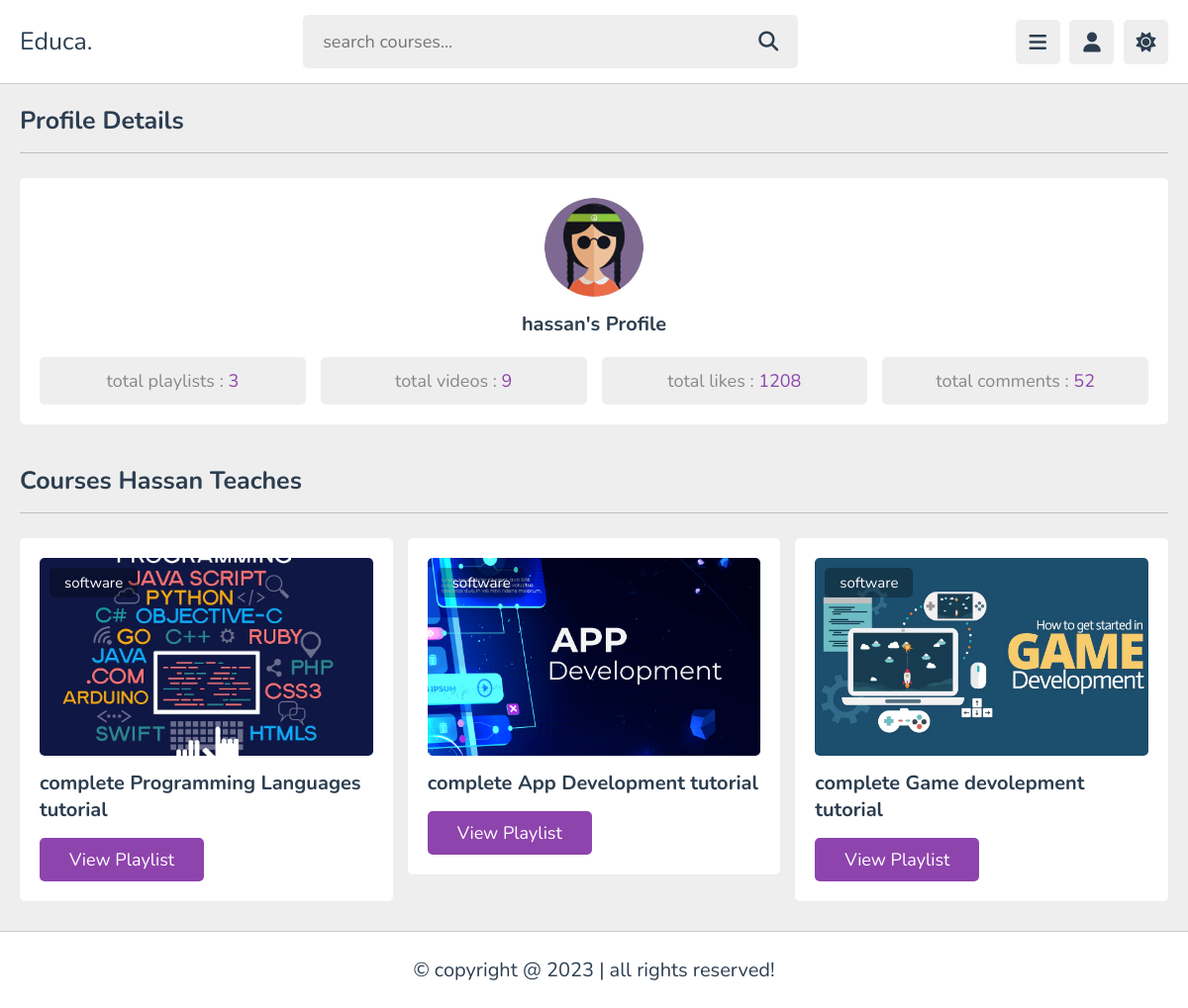
Screenshot of /name_teacher/hassan/ with the database file from the repository.
### appname/models.py (models this page shows, shortened)
class TeacherProfile(models.Model):
    user = models.OneToOneField(CustomUser, on_delete=models.CASCADE)
    def number_topics(self):
        x=0
        x=Topic.objects.filter(teacher=self.user).count()
        return x
    def number_lessons(self):
        x = 0
        for topics in Topic.objects.filter(teacher=self.user)  :
            x+=Lesson.objects.filter(topic=topics).count()
        return x

class Topic(models.Model):
    name = models.CharField(max_length=100)
    catagory = models.ForeignKey(Catagory, on_delete=models.CASCADE)
    teacher = models.ForeignKey(Teacher, on_delete=models.CASCADE)

class Catagory(models.Model):
    name = models.CharField(max_length=100)
    def __str__(self):
        return self.name

### register/models.py (models this page shows)
class CustomUser(AbstractUser):
    class Role(models.TextChoices):
        STUDENT = "STUDENT", "Student"
        TEACHER = "TEACHER", "Teacher"
    role = models.CharField(max_length=50, choices=Role.choices)

### appname/views.py (the view)
# urls.py: path('name_teacher/<str:teacher_name>/', views.name_teacher, name='name_teacher'),
def name_teacher(request, teacher_name='Paul'):
    try:
        teacher_profile = TeacherProfile.objects.get(user__username=teacher_name)
        topics = Topic.objects.filter(teacher=teacher_profile.user)
        context = {
            'teacher_profile': teacher_profile,
            'topics': topics,
        }
        template_name = 'name_teacher'
        return render(request, template_paths[template_name], context)
    except Teacher.DoesNotExist:
        return HttpResponse("Teacher not found")

### appname/templates/name_teacher.html (shortened to what this page needs)
{% load static %}
<!DOCTYPE html>
<html lang="en">
<head>
   <link rel="stylesheet" href="https://cdnjs.cloudflare.com/ajax/libs/font-awesome/6.1.2/css/all.min.css">
   <link rel="stylesheet" href="{% static 'css/style.css' %}">
</head>
<body>
   <header class="header">
      <section class="flex">
         <a href="{% url 'home' %}" class="logo">Educa.</a>
         <form action="" method="post" class="search-form">
            <input type="text" name="search_box" required placeholder="search courses..." maxlength="100">
            <button type="submit" class="fas fa-search"></button>
         </form>
         <div class="icons">
            <div id="menu-btn" class="fas fa-bars"></div>
            <div id="user-btn" class="fas fa-user"></div>
            <div id="toggle-btn" class="fas fa-sun"></div>
         </div>
      </section>
   </header>
   <section class="teacher-profile">
      <h1 class="heading"> profile details</h1>
      <div class="details">
         <div class="tutor">
            <img src="{% static 'images/pic-2.jpg' %}" alt="">
            <h3>{{ teacher_profile.user.username }}'s Profile</h3>
         </div>
         <div class="flex">
            <p>total playlists : <span>{{ teacher_profile.number_topics }}</span></p>
            <p>total videos : <span>{{ teacher_profile.number_lessons }}</span></p>
            <p>total likes : <span>1208</span></p>
            <p>total comments : <span>52</span></p>
         </div>
      </div>
   </section>
   <section class="courses">
      <h1 class="heading">Courses {{ teacher_profile.user.username }} teaches </h1>
      <div class="box-container">
         {% for topic in topics %}
         <div class="box">
            {% with topic_name=topic.name %}
            <div class="thumb">
               <img src="{% static 'images/'|add:topic_name|add:'.png' %}" alt="">
               {% with topic_cat=topic.catagory %}
               <span>{{ topic_cat }}</span>
               {% endwith %}
            </div>
            <h3 class="title">complete {{ topic.name }} tutorial</h3>
            <a href="{% url 'playlist' topic_name %}" class="inline-btn">view playlist</a>
            {% endwith %}
         </div>
         {% endfor %}
      </div>
   </section>
   <footer class="footer">
      &copy; copyright @ 2023 | all rights reserved!
   </footer>
</body>
</html>

### static/css/style.css (style rules this page uses)
:root { --main-color:#8e44ad; --red:#e74c3c; --orange:#f39c12; --light-color:#888; --light-bg:#eee; --black:#2c3e50; --white:#fff; --border:.1rem solid rgba(0,0,0,.2); }
* { font-family: 'Nunito', sans-serif; margin:0; padding:0; box-sizing: border-box; outline: none; border:none; text-decoration: none; }
html { font-size: 62.5%; overflow-x: hidden; }
body { background-color: var(--light-bg); padding-left: 30rem; }
section { padding:2rem; margin: 0 auto; max-width: 1200px; }
.heading { font-size: 2.5rem; color:var(--black); margin-bottom: 2.5rem; border-bottom: var(--border); padding-bottom: 1.5rem; text-transform: capitalize; }
.inline-btn, .inline-option-btn, .inline-delete-btn, .btn, .delete-btn, .option-btn { border-radius: .5rem; color:#fff; font-size: 1.8rem; cursor: pointer; text-transform: capitalize; padding:1rem 3rem; text-align: center; margin-top: 1rem; }
.inline-btn, .inline-option-btn, .inline-delete-btn { display: inline-block; }
.btn, .inline-btn { background-color: var(--main-color); }
.header { position: sticky; top:0; left:0; right: 0; background-color: var(--white); z-index: 1000; border-bottom: var(--border); }
.header .flex { display: flex; align-items: center; justify-content: space-between; position: relative; padding: 1.5rem 2rem; }
.header .flex .logo { font-size: 2.5rem; color: var(--black); }
.header .flex .search-form { width: 50rem; border-radius: .5rem; background-color: var(--light-bg); padding:1.5rem 2rem; display: flex; gap:2rem; }
.header .flex .search-form input { width: 100%; font-size: 1.8rem; color:var(--black); background:none; }
.header .flex .search-form button { background:none; font-size: 2rem; cursor: pointer; color:var(--black); }
.header .flex .icons div { font-size: 2rem; color:var(--black); background-color: var(--light-bg); border-radius: .5rem; height: 4.5rem; width: 4.5rem; line-height: 4.5rem; cursor: pointer; text-align: center; margin-left: .7rem; }
.courses .box-container { display: grid; grid-template-columns: repeat(auto-fit, minmax(30rem, 1fr)); gap:1.5rem; justify-content: center; align-items: flex-start; }
.courses .box-container .box { border-radius: .5rem; background-color: var(--white); padding: 2rem; }
.courses .box-container .box .thumb { position: relative; }
.courses .box-container .box .thumb span { position: absolute; top:1rem; left: 1rem; border-radius: .5rem; padding: .5rem 1.5rem; background-color: rgba(0,0,0,.3); color: #fff; font-size: 1.5rem; }
.courses .box-container .box .thumb img { width: 100%; height: 20rem; object-fit: cover; border-radius: .5rem; }
.courses .box-container .box .title { font-size: 2rem; color: var(--black); padding-bottom: .5rem; padding-top: 1rem; }
.teacher-profile .details { text-align: center; background-color: var(--white); border-radius: .5rem; padding: 2rem; }
.teacher-profile .details .tutor img { height: 10rem; width: 10rem; border-radius: 50%; object-fit: cover; margin-bottom: 1rem; }
.teacher-profile .details .tutor h3 { font-size: 2rem; color: var(--black); }
.teacher-profile .details .flex { display: flex; flex-wrap: wrap; gap: 1.5rem; margin-top: 2rem; }
.teacher-profile .details .flex p { flex: 1 1 20rem; border-radius: .5rem; background-color: var(--light-bg); padding: 1.2rem 2rem; font-size: 1.8rem; color: var(--light-color); }
.teacher-profile .details .flex p span { color: var(--main-color); }
.footer { background-color: var(--white); border-top: var(--border); position: sticky; bottom: 0; left: 0; right: 0; text-align: center; font-size: 2rem; padding:2.5rem 2rem; color:var(--black); margin-top: 1rem; z-index: 1000; }
@media (max-width:1200px) { body { padding-left: 0; } }

### rows the page displays
TeacherProfile: user.username "hassan", number_topics "3", number_lessons "9", user.username "Hassan"
Topic: name (picture), catagory "software", name "Programming Languages"
Topic: name (picture), catagory "software", name "App Development"
Topic: name (picture), catagory "software", name "Game devolepment"
